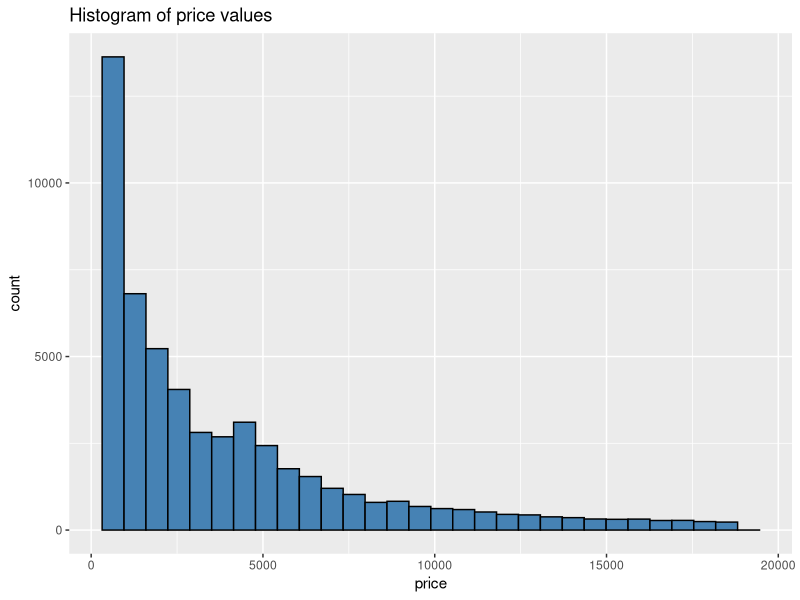
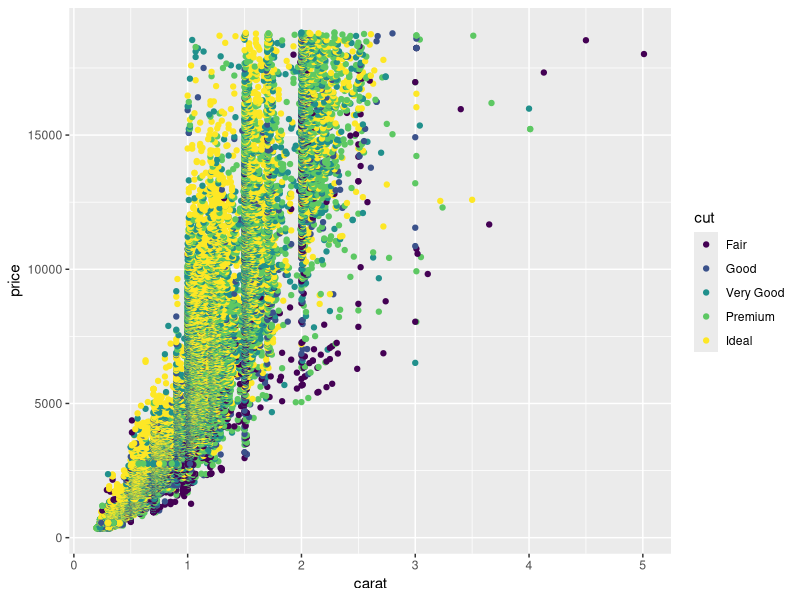
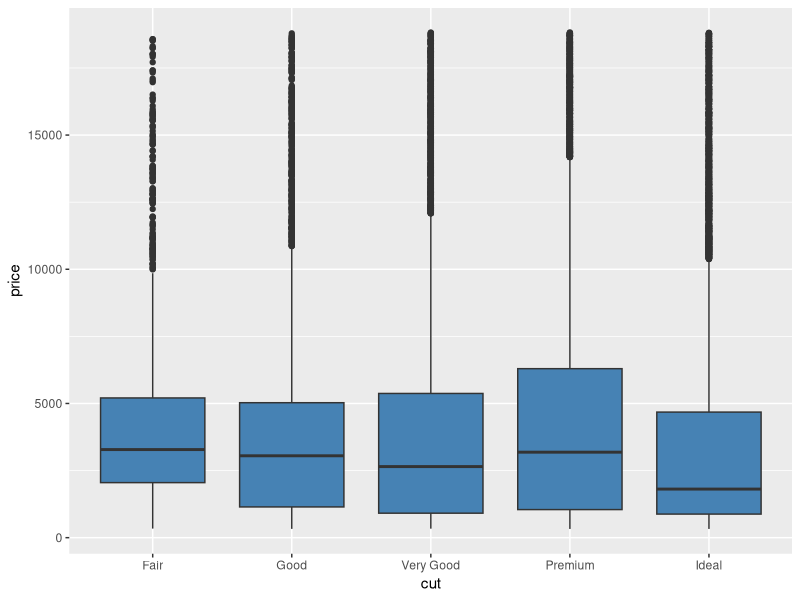

Reproduce these figures in R, in order.
library(tidyverse)

data <- ("diamonds")

#view first 6 rows
head(diamonds)

#summarize the data
summary(diamonds)

#dimensions of the data
dim(diamonds)

#visualize the data with a histogram
ggplot(data=diamonds, aes(x=price)) +
  geom_histogram(fill="steelblue", color="black") +
  ggtitle("Histogram of price values")

#scatterplot
ggplot(data=diamonds, aes(x=carat, y=price, color=cut)) +
  geom_point()

#boxplot
ggplot(data=diamonds, aes(x=cut, y=price)) +
  geom_boxplot(fill="steelblue")

#correlation matrix (rounded to 2 decimals)
round(cor(diamonds[c('carat', 'depth', 'price', 'x', 'y', 'z')]), 2)


#missing values
sapply(diamonds, function(x) sum(is.na(x)))
